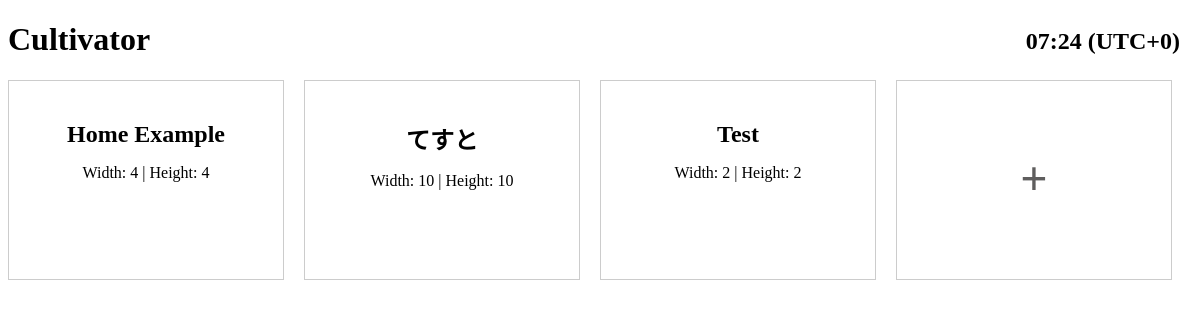
The page / on the database its author committed.
### tables this page shows
CREATE TABLE crop_grids (
                        id INTEGER PRIMARY KEY AUTOINCREMENT,
                        name TEXT,
                        width INTEGER NOT NULL,
                        height INTEGER NOT NULL
                     );

### main.py (the view)
@app.route('/')
def index():
    db = get_db()
    c = db.cursor()
    c.execute('''SELECT * FROM crop_grids ORDER BY id DESC''')
    grids = c.fetchall()
    return render_template('index.html', grids=grids)

### main.py (called while the page is built)
def get_db():
    db = getattr(g, '_database', None)
    if db is None:
        db = g._database = sqlite3.connect(app.config['DATABASE'])
    return db

@app.teardown_appcontext
def close_connection(exception):
    db = getattr(g, '_database', None)
    if db is not None:
        db.close()

### templates/index.html (shortened to what this page needs)
<!DOCTYPE html>
<html>
<head>
</head>
<body>
    <h1>Cultivator</h1>
    <div id="clock"></div>
    <div class="grid-container">
        {% for grid in grids %}
            <div class="grid-item" id="grid{{ grid[0] }}">
                <h2>{{ grid[1] }}</h2>
                <p>Width: {{ grid[3] }} | Height: {{ grid[2] }}</p>
            </div>
        {% endfor %}
        <div class="grid-item">
            <div class="add-button-container" id="addButton">
                <div class="add-button">+</div>
            </div>
        </div>
    </div>
</body>
</html>

### templates/index.html (style rules this page uses)
.grid-container { display: flex; flex-wrap: wrap; gap: 20px; position: relative; }
.grid-item { border: 1px solid #ccc; padding: 20px; width: calc(25% - 20px); height: 200px; box-sizing: border-box; text-decoration: none; color: black; text-align: center; position: relative; overflow: hidden; }
.grid-item h2 { margin-bottom: 5px; }
.grid-item p { margin-bottom: 15px; }
.add-button-container { position: absolute; text-decoration: none; cursor: pointer; width: calc(25% - 20px); height: 200px; box-sizing: border-box; text-align: center; display: flex; justify-content: center; align-items: center; bottom: 0; left: 0; right: 0; margin: auto; }
.add-button { font-size: 48px; line-height: 1; font-weight: bold; color: rgb(95, 94, 94) }
#clock { position: absolute; top: 28px; right: 20px; font-size: 24px; font-weight: bold; }

### rows shown on the page
crop_grids: name "Home Example", height "4", width "4"
crop_grids: name "てすと", height "10", width "10"
crop_grids: name "Test", height "2", width "2"
